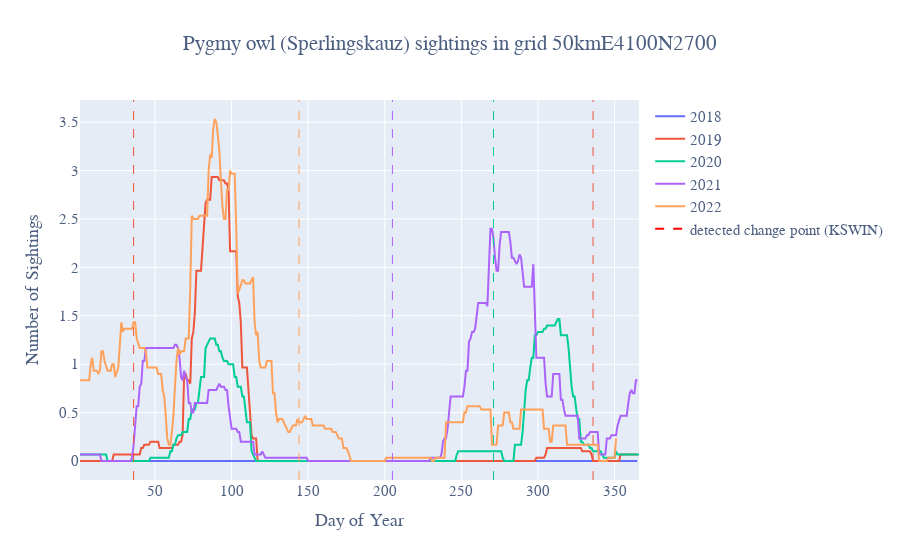

The notebook cell saved with this chart:
### Markdown cell above
## Habitatsdrift

### Code cell
smoothed_pygmy_owl = pygmy_owl.copy()
smoothed_pygmy_owl['n_sightings'] = pygmy_owl['n_sightings'].rolling(window=30, center=True).mean()
smoothed_sighting_stream = smoothed_pygmy_owl['n_sightings'].values

adwin = drift.KSWIN(window_size=300)
change_points_adwin_river = []
for i, val in enumerate(smoothed_sighting_stream):
    adwin.update(val)
    if adwin.drift_detected:
        change_points_adwin_river.append(i)

plot_change_points_per_year(data=smoothed_pygmy_owl, 
                   change_points=change_points_adwin_river, 
                   title='Pygmy owl (Sperlingskauz) sightings in grid 50kmE4100N2700', 
                   legend_title='detected change point (KSWIN)')

### Figure 1 — Plotly figure (JSON) as saved in the notebook; plotly's stock layout.template omitted (floating-point values rounded to 4 significant figures; data arrays with more than 128 entries replaced by an {"elided": "..."} marker saying what was removed)
{"data": [{"line": {"color": "#636EFA"}, "mode": "lines", "name": "2018", "type": "scatter", "x": {"elided": "365 int values"}, "y": {"elided": "365 int values"}}, {"line": {"color": "#EF553B"}, "mode": "lines", "name": "2019", "type": "scatter", "x": {"elided": "365 int values"}, "y": {"elided": "365 float values"}}, {"line": {"color": "#00CC96"}, "mode": "lines", "name": "2020", "type": "scatter", "x": {"elided": "366 int values"}, "y": {"elided": "366 float values"}}, {"line": {"color": "#AB63FA"}, "mode": "lines", "name": "2021", "type": "scatter", "x": {"elided": "365 int values"}, "y": {"elided": "365 float values"}}, {"line": {"color": "#FFA15A"}, "mode": "lines", "name": "2022", "type": "scatter", "x": {"elided": "365 int values"}, "y": {"elided": "365 float values"}}, {"line": {"color": "red", "dash": "dash", "width": 2}, "mode": "lines", "name": "detected change point (KSWIN)", "showlegend": true, "type": "scatter", "x": [null], "y": [null]}], "layout": {"font": {"color": "#4d5f81", "family": "Aleo", "size": 15}, "shapes": [{"line": {"color": "#EF553B", "dash": "dash", "width": 1}, "type": "line", "x0": 36, "x1": 36, "xref": "x", "y0": 0, "y1": 1, "yref": "y domain"}, {"line": {"color": "#EF553B", "dash": "dash", "width": 1}, "type": "line", "x0": 336, "x1": 336, "xref": "x", "y0": 0, "y1": 1, "yref": "y domain"}, {"line": {"color": "#00CC96", "dash": "dash", "width": 1}, "type": "line", "x0": 271, "x1": 271, "xref": "x", "y0": 0, "y1": 1, "yref": "y domain"}, {"line": {"color": "#AB63FA", "dash": "dash", "width": 1}, "type": "line", "x0": 205, "x1": 205, "xref": "x", "y0": 0, "y1": 1, "yref": "y domain"}, {"line": {"color": "#FFA15A", "dash": "dash", "width": 1}, "type": "line", "x0": 144, "x1": 144, "xref": "x", "y0": 0, "y1": 1, "yref": "y domain"}], "title": {"text": "Pygmy owl (Sperlingskauz) sightings in grid 50kmE4100N2700", "x": 0.5}, "xaxis": {"title": {"text": "Day of Year"}}, "yaxis": {"title": {"text": "Number of Sightings"}}}}
